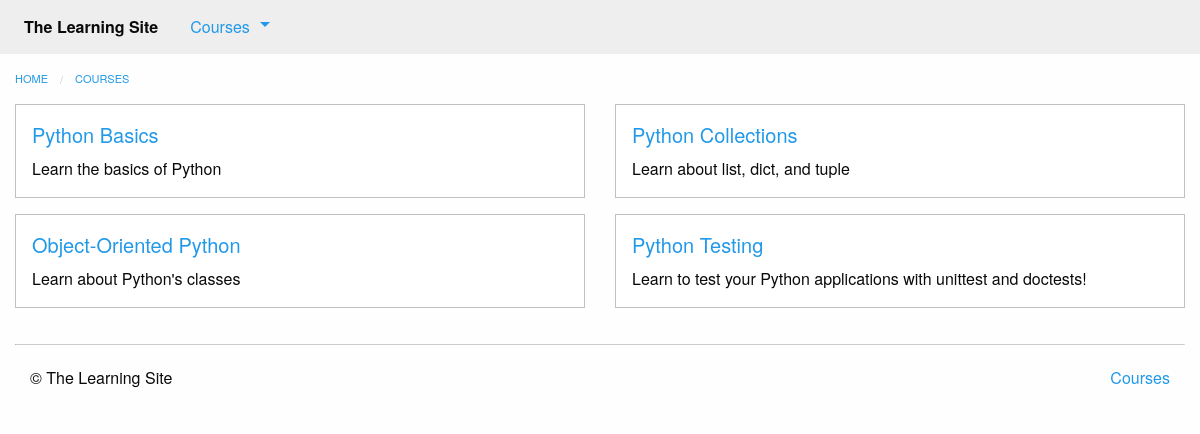
Page /courses/ on the committed database.
### courses/models.py (models this page shows, shortened)
class Course(models.Model):
    created_at = models.DateTimeField(auto_now_add=True)
    title = models.CharField(max_length=255)
    description = models.TextField()

### courses/views.py (the view)
def course_list(request):
    courses = models.Course.objects.all()
    return render(request, 'courses/course_list.html', {'courses': courses})

### courses/templatetags/course_extras.py (called while the page is built)
@register.inclusion_tag('courses/course_nav.html')
def nav_courses_list():
    courses = Course.objects.all()[:5]
    return {'courses': courses}

### courses/templates/courses/course_list.html (shortened to what this page needs)
{% extends "courses/layout.html" %}
{% block content %}
    <div class="row columns">
        {{ block.super }}
    </div>
    <div class="row">
        {%  for course in courses %}
            <div class="small-6 columns">
                <div class="callout">
                    <h5><a href="{% url 'courses:detail' pk=course.pk %}">{{ course.title }}</a></h5>
                    <div class="card-copy">
                        {{ course.description }}
                    </div>
                </div>
            </div>
            {% if forloop.counter|divisibleby:"2" %}
                </div>
                <div class="row">
            {% endif %}
        {% endfor %}
    </div>
{% endblock %}

### rows in the picture
Course: title "Python Basics", description "Learn the basics of Python"
Course: title "Python Collections", description "Learn about list, dict, and tuple"
Course: title "Object-Oriented Python", description "Learn about Python's classes"
Course: title "Python Testing", description "Learn to test your Python applications with unittest and doctests!"
